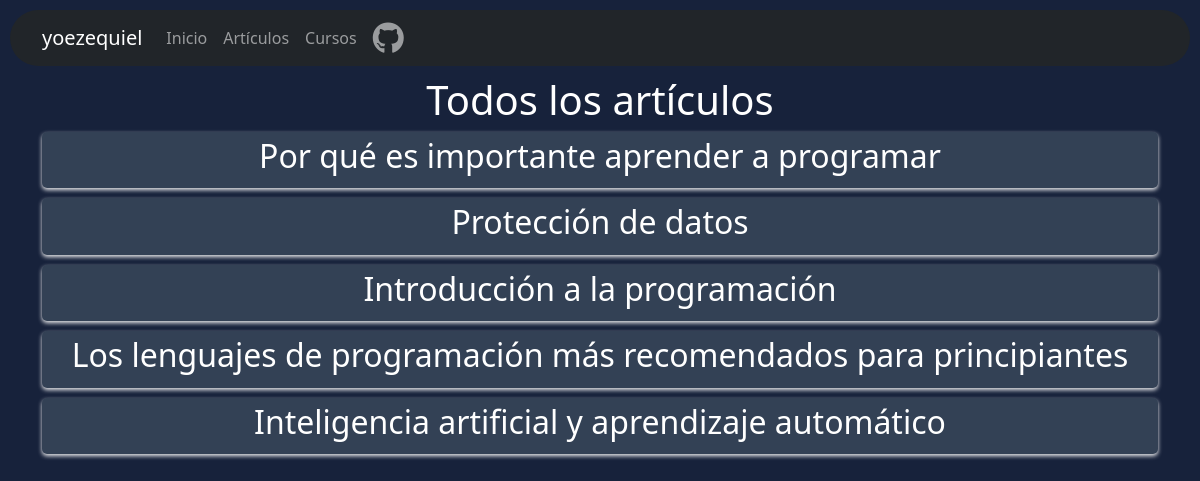
Page /articles on the earlier database version.
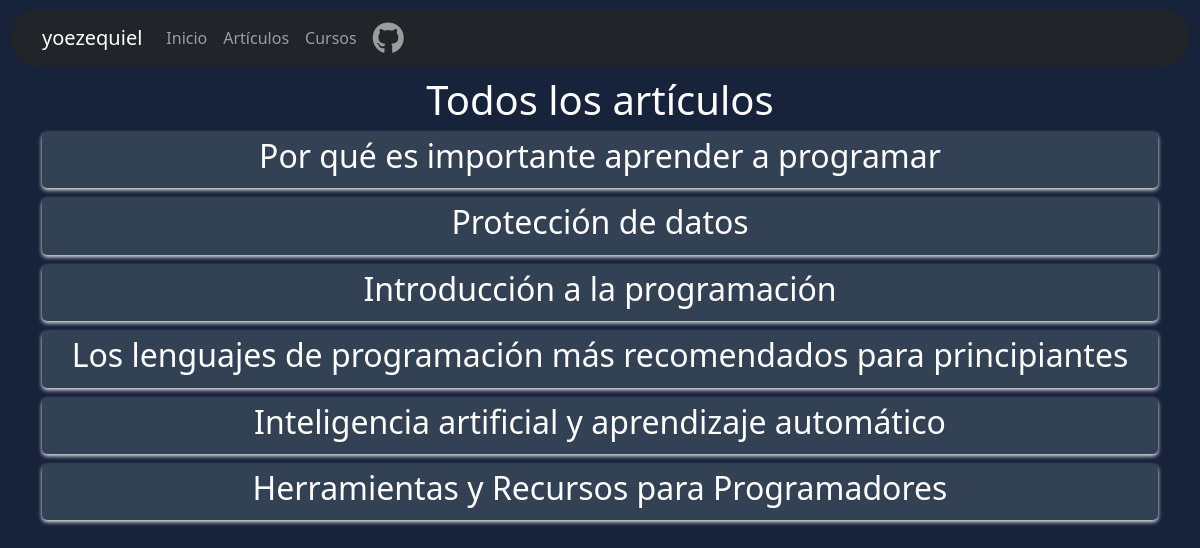
Same page on the later database version.
### tables this page shows
CREATE TABLE articles (
                    id INTEGER PRIMARY KEY AUTOINCREMENT,
                    title TEXT NOT NULL,
                    content TEXT NOT NULL,
                    image TEXT
                );

### app.py (the view)
@app.route('/articles')
def view_all_articles():
    conn = get_db_connection()
    if conn:
        try:
            cursor = conn.cursor()
            cursor.execute("SELECT * FROM articles")
            all_articles = cursor.fetchall()
            cursor.close()
            conn.close()
            return render_template('all_articles.html', articles=all_articles)
        except sqlite3.Error as e:
            print(e)
            return "Error en la conexión a la base de datos"
    else:
        return "Error en la conexión a la base de datos"

### app.py (called while the page is built)
def get_db_connection():
    try:
        conn = sqlite3.connect('blog.db')
        return conn
    except sqlite3.Error as e:
        print(e)
        return None

### templates/all_articles.html (shortened to what this page needs)
{% extends 'base.html' %}
{% block content %}
<link rel="stylesheet" href="{{ url_for('static', filename='css/index.css') }}">
<body>
    <h1>Todos los artículos</h1>
    {% for article in articles %}
            <div class="article">
                <h2><a href="{{ url_for('view_article', article_id=article[0]) }}">{{ article[1] }}</a></h2>
            </div>
        {% endfor %}
</body>
</html>
{% endblock %}

### templates/base.html (shortened to what this page needs)
<!DOCTYPE html>
<html>
<head>
    <link rel="stylesheet" href="https://stackpath.bootstrapcdn.com/bootstrap/5.0.0-alpha2/css/bootstrap.min.css">
    <link rel="stylesheet" href="{{ url_for('static', filename='css/base.css') }}">
</head>
<body>
    <nav class="navbar navbar-expand-lg navbar-dark bg-dark">
        <div class="container">
            <a class="navbar-brand" href="/">yoezequiel</a>
            <div class="collapse navbar-collapse" id="navbarNav">
                <ul class="navbar-nav ml-auto">
                    <li class="nav-item">
                        <a class="nav-link" href="/">Inicio</a>
                    </li>
                    <li class="nav-item">
                        <a class="nav-link" href="/articles">Artículos</a>
                    </li>
                    <li class="nav-item">
                        <a class="nav-link" href="/cursos">Cursos</a>
                    </li>
                    <li class="nav-item">
                        <a class="nav-link" href="https://github.com/yoezequiel"><i class="fa-brands fa-github fa-2xl"></i></a>
                    </li>
                </ul>
            </div>
        </div>
    </nav>
    <div class="container">
        {% block content %}
        {% endblock %}
</body>
</html>

### static/css/base.css (style rules this page uses)
body { background-color: rgb(23, 34, 59); color: white; text-align: center; }
nav { border-radius: 100px; margin: 10px; }

### static/css/index.css (style rules this page uses)
.article { padding: 5px; margin-bottom: 10px; box-shadow: 0 2px 4px rgba(251, 251, 251, 0.934); transition: transform 0.2s ease-in-out; background-color: rgb(51, 65, 85); border-radius: 5px; }
a { text-decoration: none; color: white; font-weight: 350; }

Differences in the rows shown:
added articles: title "Herramientas y Recursos para Programadores"
